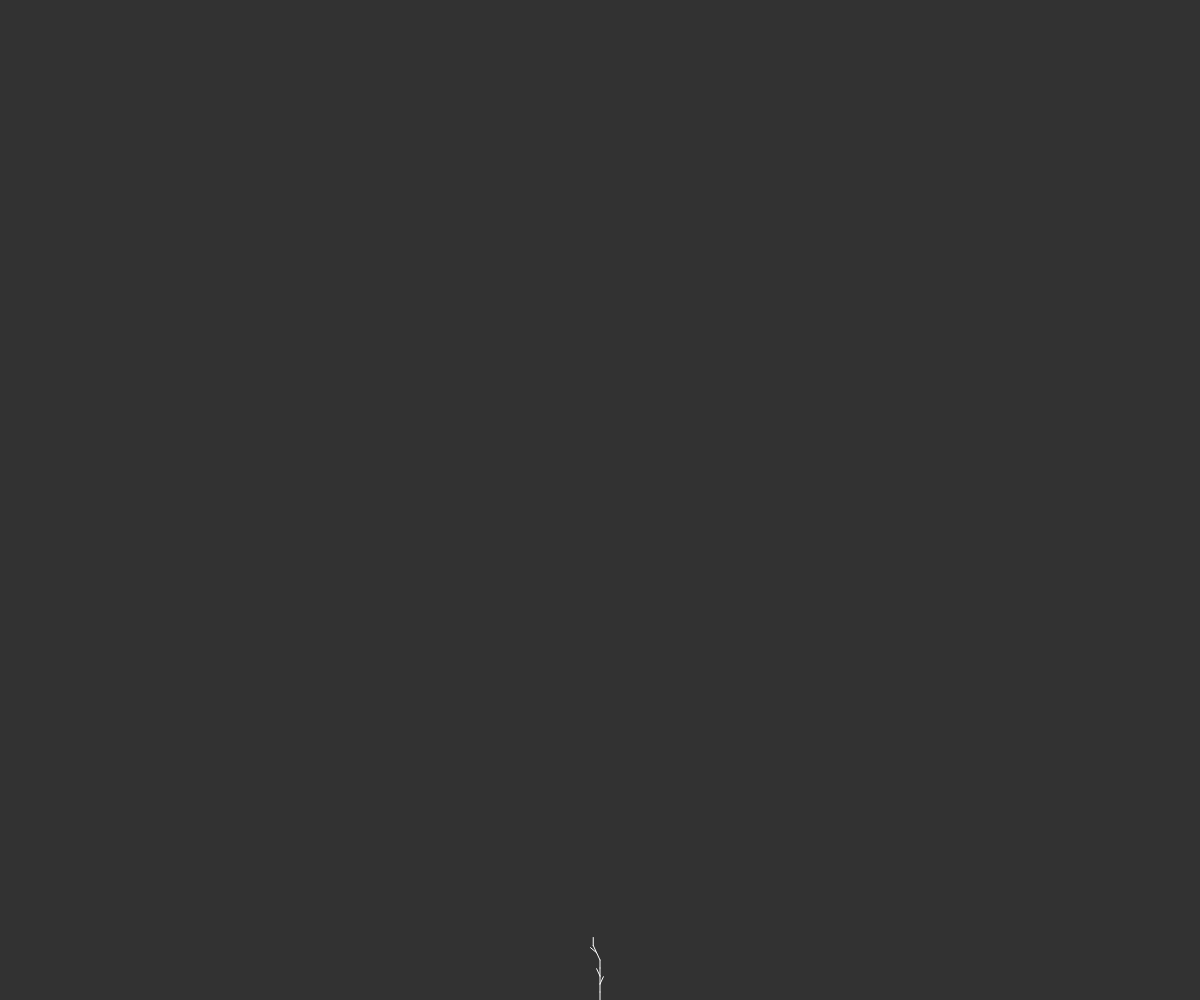
Frame 1 (no input)
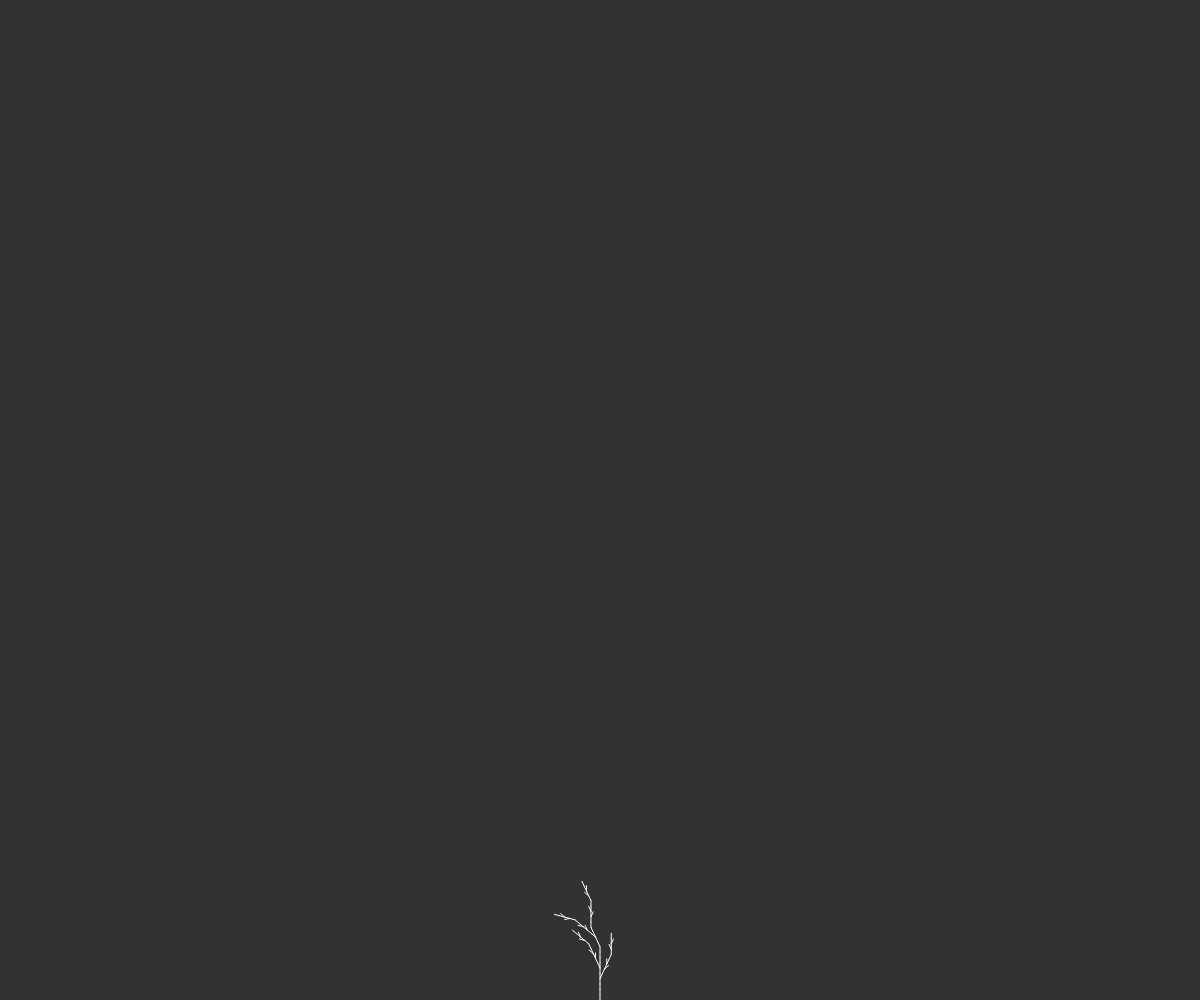
Frame 2 (the mouse pressed at the canvas centre, redrawn once)

The p5.js sketch that drew these frames (run headless with seeded random() and noise() and a simulated clock; the mouse was pressed at the canvas centre and the sketch redrawn once):

// p5.js sketch
// ── sketch.js
let plant;
let plant2;

function setup(){
	createCanvas(windowWidth,windowHeight);
	angleMode(DEGREES);

	stroke(255);
	background(50);
	
	plant = new Plant(width * 2/4, height, 12, 25);
	let x = "F" + createChromo();
	let f = "FF";
	plant.setXChromo("FF[-XF--]F[+XF]FF+F[+XF++]F[-XF]");
	plant.setFChromo(f);

	console.log(x);
	console.log(f);

	for(let i = 0; i < 1; i++)
		plant.evolute();


	// plant2 = new Plant(width * 3/4, height, 12, 25);
	// plant2.setXChromo("F");

	// console.log(x);
	// console.log(f);

	// for(let i = 0; i < 7; i++)
	// 	plant2.evolute();
}

function draw(){
	background(50);

	plant.show();
	// plant2.show();

	noLoop();
}

function mousePressed(){
	plant.evolute();
	// plant2.evolute();

	background(50);
	plant.show();
	// plant2.show();
}

let codes = ["X", "F", "+", "-", "[", "]"];

function createChromo(){
	let chromo = "";

	let n = Math.floor(Math.random() * 20 + 20);
	for(let i = 0; i < n; i++){
		let code = codes[Math.floor(Math.random() * codes.length)];
		chromo += code;
	}

	return chromo;
}
// ── Plant.js
function Plant(x, y, branchSize, rotationRate){
	this.root = {x: x, y: y};
	this.branchSize = branchSize;
	this.rotationRate = rotationRate;

	this.sequence = "X";
	this.variables = [
		{input: "X", output: "FX[[-X[F]]+XXXF]X"},
		{input: "F", output: "FF"}
	];

	this.posStack = new Stack();
	this.pos = {x: x, y: y};

	this.angleStack = new Stack();
	this.angle = 0;

	this.rules = [
		{code: "X", action: function(e){
			//Used to control the evolution
		}},
		{code: "F", action: function(e){
			let endPointX = e.pos.x + Math.sin(degreesToPiRad(e.angle)) * e.branchSize;
			let endPointY = e.pos.y - Math.cos(degreesToPiRad(e.angle)) * e.branchSize;

			line(e.pos.x, e.pos.y, endPointX, endPointY);

			e.pos = {x: endPointX, y: endPointY};
		}},
		{code: "+", action: function(e){
			e.angle -= e.rotationRate;
		}},
		{code: "-", action: function(e){
			e.angle += e.rotationRate;
		}},
		{code: "[", action: function(e){
			e.posStack.add({x: e.pos.x, y: e.pos.y});
			e.angleStack.add(e.angle);
		}},
		{code: "]", action: function(e){
			if(e.posStack.getLast())
				e.pos = e.posStack.pop();

			e.angle = e.angleStack.pop();
		}},
	];
}

Plant.prototype.setXChromo = function(newXChromo){
	this.variables[0].output = newXChromo;
}

Plant.prototype.setFChromo = function(newFChromo){
	this.variables[1].output = newFChromo;
}

Plant.prototype.resetDrawValues = function(root){
	this.posStack.clear();
	this.angleStack.clear();

	this.angle = 0;
	this.pos = {x: root.x, y: root.y};
}

Plant.prototype.evolute = function(){
	let newSequence = "";

	for(let i = 0; i < this.sequence.length; i++){
		let snip = this.sequence[i];
		
		for(let j = 0; j < this.variables.length; j++){
			if(this.variables[j].input == this.sequence[i]){
				snip = this.variables[j].output;
			}
		}

		newSequence += snip;
	}

	this.sequence = newSequence;
	this.branchSize /= 1.5;
};

Plant.prototype.show = function(){
	this.resetDrawValues(this.root);

	for(let i = 0; i < this.sequence.length; i++){
		for(let j = 0; j < this.rules.length; j++){
			if(this.rules[j].code == this.sequence[i])
				this.rules[j].action(this);
		}
	}
};

function degreesToPiRad(degrees){
	return degrees * Math.PI / 180;
}
// ── Stack.js
function Stack(){
	this.stack = [];
}

Stack.prototype.add = function(element){
	this.stack.push(element);
}

Stack.prototype.pop = function(){
	return this.stack.pop();
}

Stack.prototype.getLast = function(){
	return this.stack[this.stack.length-1];
}

Stack.prototype.clear = function(){
	this.stack = [];
}
